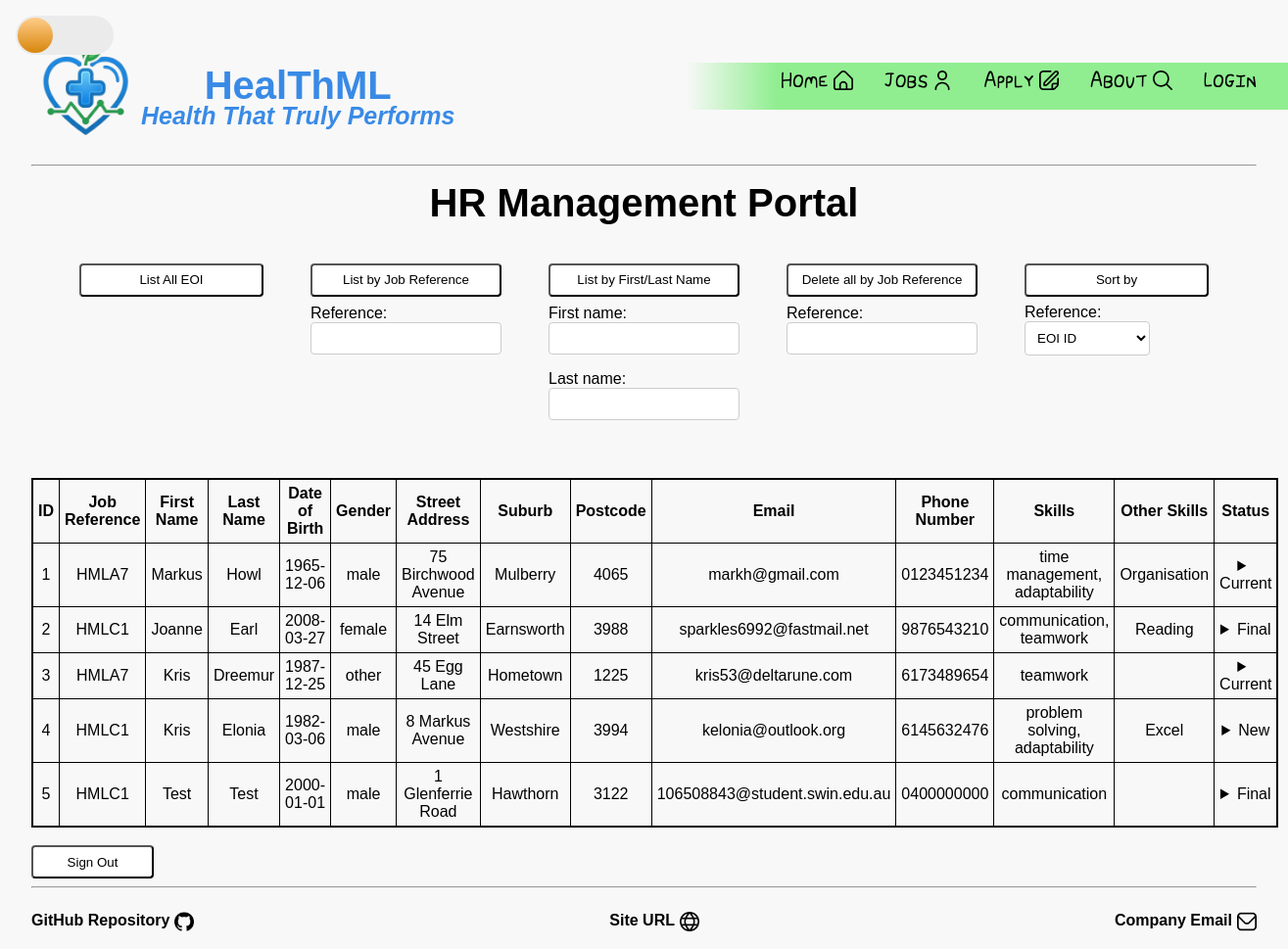
The page /manage (signed in) on the database its author committed.
### tables this page shows
CREATE TABLE `eoi` (
  `eoi_id` int NOT NULL,
  `job_ref_num` varchar(20) NOT NULL,
  `first_name` varchar(50) NOT NULL,
  `last_name` varchar(50) NOT NULL,
  `date_of_birth` date NOT NULL,
  `gender` varchar(20) NOT NULL,
  `street_address` varchar(100) NOT NULL,
  `suburb` varchar(50) NOT NULL,
  `state` char(3) NOT NULL,
  `postcode` char(4) NOT NULL,
  `email` varchar(100) NOT NULL,
  `phone_number` varchar(20) NOT NULL,
  `skills` text,
  `other_skills` text,
  `status` enum('New','Current','Final') NOT NULL DEFAULT 'New'
);

### manage/index.php (the view, shortened to what this page needs)
<?php
include '../include/header.inc';
?>
<main>
    <?php
    if (isset($_SESSION['user'])) {
        echo "<h1>HR Management Portal</h1>";
        include 'manage.inc';
        require_once "../settings.php";
        echo "<br>";
        $conn = mysqli_connect($host,$user,$pwd,$sql_db);
        $sql = "DESCRIBE `eoi`";
        $eoi_exists = mysqli_query($conn, $sql);
        if ($eoi_exists) {
            if ($_POST['command'] == "") {
                $sql = "SELECT * FROM `eoi` WHERE 1";
                $result = mysqli_query($conn, $sql);
            }
            if (mysqli_num_rows($result) > 0) {
                echo "<table border='1' cellpadding='5'>";
                echo "<tr>
                <th>ID</th>
                <th>Job Reference</th>
                <th>First Name</th>
                <th>Last Name</th>
                <th>Date of Birth</th>
                <th>Gender</th>
                <th>Street Address</th>
                <th>Suburb</th>
                <th>Postcode</th>
                <th>Email</th>
                <th>Phone Number</th>
                <th>Skills</th>
                <th>Other Skills</th>
                <th>Status</th>
                </tr>";
                while ($row = mysqli_fetch_assoc($result)) {
                    echo "<tr>";
                    echo "<td>" . $row['eoi_id'] . "</td>";
                    echo "<td>" . $row['job_ref_num'] . "</td>";
                    echo "<td>" . $row['first_name'] . "</td>";
                    echo "<td>" . $row['last_name'] . "</td>";
                    echo "<td>" . $row['date_of_birth'] . "</td>";
                    echo "<td>" . $row['gender'] . "</td>";
                    echo "<td>" . $row['street_address'] . "</td>";
                    echo "<td>" . $row['suburb'] . "</td>";
                    echo "<td>" . $row['postcode'] . "</td>";
                    echo "<td>" . $row['email'] . "</td>";
                    echo "<td>" . $row['phone_number'] . "</td>";
                    echo "<td>" . $row['skills'] . "</td>";
                    echo "<td>" . $row['other_skills'] . "</td>";
                    echo "
                    <td>
                        <details>
                            <summary>" . $row['status'] . "</summary>
                            <form action='.' method='post'>
                                <button type='submit'
                                        name='eoi_" . $row['eoi_id'] . "_status' value='New'
                                        style='width:100%;'>
                                   New
                                </button>
                                <button type='submit'
                                        name='eoi_" . $row['eoi_id'] . "_status' value='Current'
                                        style='width:100%;'>
                                   Current
                                </button>
                                <button type='submit'
                                        name='eoi_" . $row['eoi_id'] . "_status' value='Final'
                                        style='width:100%;'>
                                   Final
                                </button>
                            </form>
                        </details>
                    </td>
                    ";
                    echo "</tr>";
                }
                echo "</table>";
            } else {
                echo "<p>No results found.</p>";
            }
            echo '
            <br>
            <form action="logout.php" method="post">
                <div id="form_listall">
                    <button type="submit" class="logout_button">
                        Sign Out
                    </button>
                </div>
            </form>
            ';
        } else {
            echo "<p>No results found.</p>";
        }
    } else {
        header('Location:../login');
    }
    ?>
</main>
<?php
include '../include/footer.inc';
?>

### styles/style.css (style rules this page uses)
* { transition: background-color 0.4s ease, color 0.4s ease, border-color 0.4s ease, box-shadow 0.4s ease; }
:root, :root:has(#main-light:target), :root:has(#light:target) { --bg: white; --text: black; --toggle-bg: #ebebeb; --gradient-bg1: #ffcc89; --gradient-bg2: #d8860b; --label-left: 2px; --primary-color: lime; --secondary-color: lightgray; --accent-color: lightgreen; --text-color: black; --link-color: #1E5128; --background-color: #f8f8f8; --button-color: #000000; --button-background-color: #ffffff; --button-hover-background-color: #cccccc; --search-color: #d5efd5; --table-color: black; --background-image: url("../images/img_background_light.svg"); }
*:not(.nav-style *) { box-sizing: border-box; }
main { view-transition-name: main-content; }
body { background-color: var(--background-color); color: var(--text-color); font-family: 'Arial', sans-serif; margin: 0; display: flex; height: 100%; box-sizing: border-box; }
html { height: 100%; }
body { position: relative; background-color: var(--background-color); }

### styles/manage_style.css (style rules this page uses)
h1 { text-align: center; }
table, caption { border: 2px solid var(--table-color) !important; border-collapse: collapse !important; padding: 6px; text-align: center; margin-left: auto; margin-right: auto; width: 100%; }
button { background-color: var(--button-background-color); color: var(--button-color); padding: 0.6%; border-radius: 4px; cursor: pointer; width: 100%; }
.logout_button { display:block; width:10%; }

### include/header.inc (style rules this page uses)
h1 { line-height: 20px; font-size: 40px; }

### rows shown on the page
eoi: eoi_id "1", job_ref_num "HMLA7", first_name "Markus", last_name "Howl", date_of_birth "1965-12-06", gender "male", street_address "75 Birchwood Avenue", suburb "Mulberry", postcode "4065", email "markh@gmail.com", phone_number "0123451234", skills "time management, adaptability", other_skills "Organisation", status "Current"
eoi: eoi_id "2", job_ref_num "HMLC1", first_name "Joanne", last_name "Earl", date_of_birth "2008-03-27", gender "female", street_address "14 Elm Street", suburb "Earnsworth", postcode "3988", email "sparkles6992@fastmail.net", phone_number "9876543210", skills "communication, teamwork", other_skills "Reading", status "Final"
eoi: eoi_id "3", job_ref_num "HMLA7", first_name "Kris", last_name "Dreemur", date_of_birth "1987-12-25", gender "other", street_address "45 Egg Lane", suburb "Hometown", postcode "1225", email "kris53@deltarune.com", phone_number "6173489654", skills "teamwork", status "Current"
eoi: eoi_id "4", job_ref_num "HMLC1", first_name "Kris", last_name "Elonia", date_of_birth "1982-03-06", gender "male", street_address "8 Markus Avenue", suburb "Westshire", postcode "3994", email "kelonia@outlook.org", phone_number "6145632476", skills "problem solving, adaptability", other_skills "Excel", status "New"
eoi: eoi_id "5", job_ref_num "HMLC1", first_name "Test", last_name "Test", date_of_birth "2000-01-01", gender "male", street_address "1 Glenferrie Road", suburb "Hawthorn", postcode "3122", email "106508843@student.swin.edu.au", phone_number "0400000000", skills "communication", status "Final"
